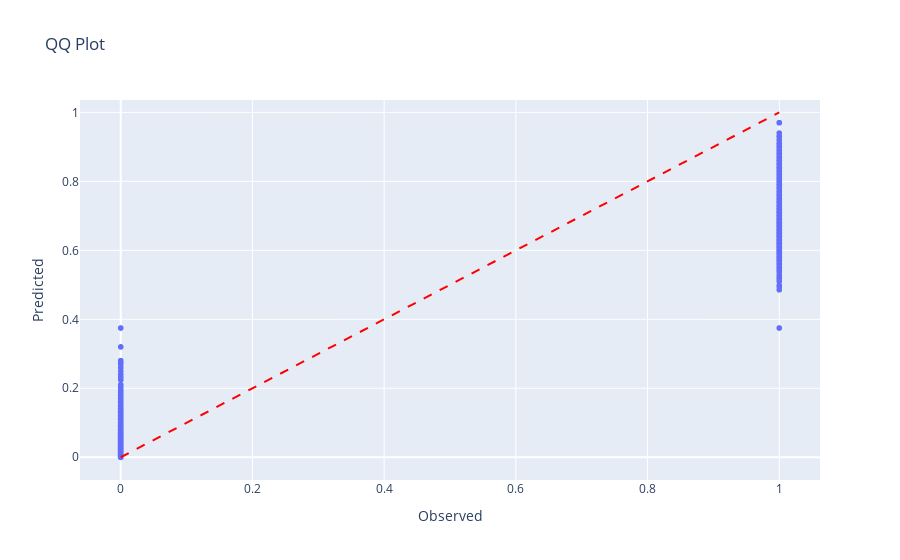

This figure's notebook cell:
### Code cell
qqplot_plotly(y_train, y_pred)

### Figure 1 — Plotly figure (JSON) as saved in the notebook; plotly's stock layout.template omitted (floating-point values rounded to 4 significant figures; data arrays with more than 128 entries replaced by an {"elided": "..."} marker saying what was removed)
{"data": [{"hovertemplate": "Observed=%{x}<br>Predicted=%{y}<extra></extra>", "legendgroup": "", "marker": {"color": "#636efa", "symbol": "circle"}, "mode": "markers", "name": "", "showlegend": false, "type": "scattergl", "x": {"elided": "31929 int values"}, "xaxis": "x", "y": {"elided": "31929 float values"}, "yaxis": "y"}], "layout": {"legend": {"tracegroupgap": 0}, "shapes": [{"line": {"color": "red", "dash": "dash"}, "name": "y=x", "type": "line", "x0": 0, "x1": 1, "y0": 0, "y1": 1}], "showlegend": false, "title": {"text": "QQ Plot"}, "xaxis": {"anchor": "y", "domain": [0, 1], "title": {"text": "Observed"}}, "yaxis": {"anchor": "x", "domain": [0, 1], "title": {"text": "Predicted"}}}}
